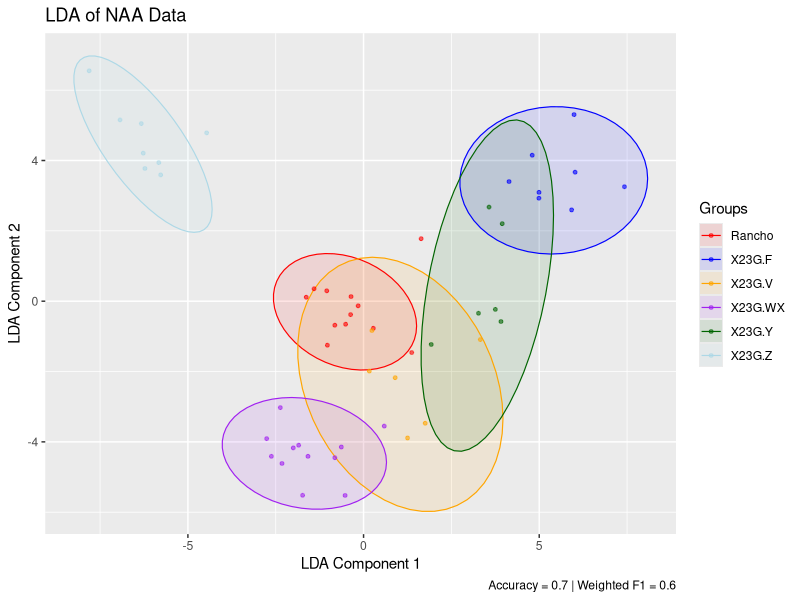
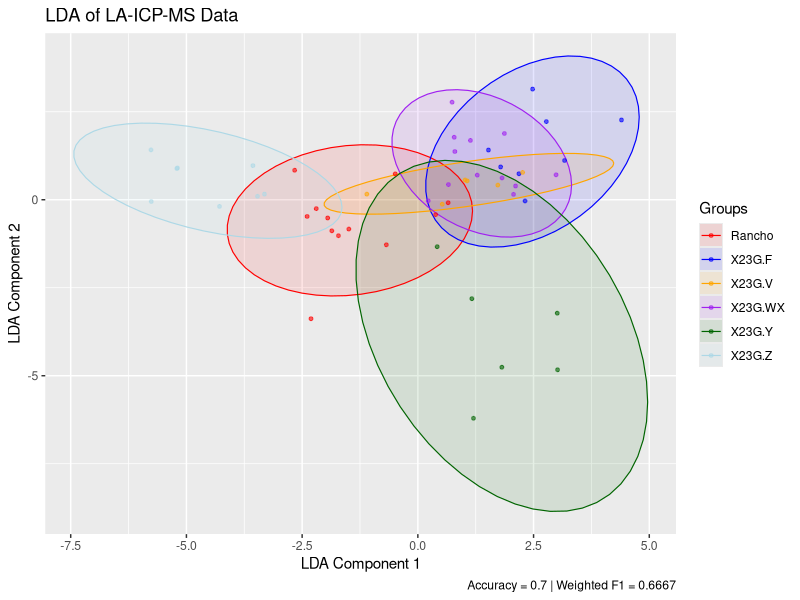

Here is the R script that generated these plots, in order:
#Load in necessary packages 
library(readxl)
library(dplyr)
library(MASS)
library(caret)
library(ggplot2)
library(writexl)

#----------------------------------------------------------
# Load Data
#----------------------------------------------------------
naa <- read.csv("Technique Comparison/INAA_comparison_dataset.csv")
laicpms <- read.csv("Technique Comparison/LAICPMS_comparison_dataset.csv")

#----------------------------------------------------------
# Remove coloring elements
#----------------------------------------------------------
naa <- naa[, !(names(naa) %in% c("SiO2", "CaCO3", "Ni", "Fe2O3", "Cr", "Mn"))]
laicpms <- laicpms[, !(names(laicpms) %in% c("SiO2", "CaCO3", "Ni", "Fe2O3", "Cr", "Mn"))]


#----------------------------------------------------------
# Function to run LDA
#----------------------------------------------------------
run_lda_model <- function(data, group_col = "Group", split_ratio = 0.8, plot_title = "LDA Results") {
  library(MASS)
  library(caret)
  library(ggplot2)
  library(dplyr)
  
  # --- Ensure reproducibility ---
  set.seed(123)
  
  # --- Check input ---
  if(!group_col %in% names(data)) stop("Group column not found in dataset.")
  
  # --- Data cleaning ---
  data <- data[, !(is.na(names(data)) | names(data) == "")]
  data <- data[, colSums(!is.na(data)) > 0]
  
  # Remove constant / near-zero variance variables
  predictors <- setdiff(names(data), group_col)
  nzv <- nearZeroVar(data[, predictors], saveMetrics = TRUE)
  const_vars <- rownames(nzv[nzv$nzv == TRUE, ])
  if (length(const_vars) > 0) {
    message("Removed ", length(const_vars), " near-zero variance variables.")
    data <- data[, !(names(data) %in% const_vars)]
  }
  
  # --- Ensure group column is a factor ---
  data[[group_col]] <- as.factor(make.names(data[[group_col]]))
  
  # --- Train/test split ---
  training.samples <- data[[group_col]] %>%
    createDataPartition(p = split_ratio, list = FALSE)
  
  train.data <- data[training.samples, ]
  test.data  <- data[-training.samples, ]
  
  # --- Normalize numeric predictors ---
  preproc.param <- train.data %>% preProcess(method = c("center", "scale"))
  train.transformed <- predict(preproc.param, train.data)
  test.transformed  <- predict(preproc.param, test.data)
  
  # --- Fit LDA model ---
  formula <- as.formula(paste(group_col, "~ ."))
  lda.model <- lda(formula, data = train.transformed)
  
  # --- Predict ---
  predictions <- predict(lda.model, test.transformed)
  predicted_classes <- factor(predictions$class, levels = levels(train.transformed[[group_col]]))
  true_classes <- factor(test.transformed[[group_col]], levels = levels(train.transformed[[group_col]]))
  
  # --- Handle mismatch in factor levels ---
  common_levels <- intersect(levels(true_classes), levels(predicted_classes))
  predicted_classes <- factor(predicted_classes, levels = common_levels)
  true_classes <- factor(true_classes, levels = common_levels)
  
  # --- Confusion matrix and metrics ---
  cm <- confusionMatrix(predicted_classes, true_classes)
  accuracy <- cm$overall["Accuracy"]
  
  # --- Weighted metrics (binary OR multiclass safe) ---
  by_class <- cm$byClass
  
  # If binary, make it a 1-row data frame
  if (is.null(dim(by_class))) {
    by_class <- t(as.data.frame(by_class))
  }
  
  # Compute weighted metrics
  class_counts <- table(true_classes)
  class_weights <- class_counts / sum(class_counts)
  precision_per_class <- by_class[, "Precision"]
  recall_per_class    <- by_class[, "Recall"]
  f1_per_class        <- by_class[, "F1"]
  
  weighted_precision <- sum(precision_per_class * class_weights, na.rm = TRUE)
  weighted_recall    <- sum(recall_per_class * class_weights, na.rm = TRUE)
  weighted_f1        <- sum(f1_per_class * class_weights, na.rm = TRUE)
  
  # --- Plot ---
  lda.data <- cbind(train.transformed, predict(lda.model)$x)
  
  p <- ggplot(lda.data, aes(LD1, LD2, color = .data[[group_col]], fill = .data[[group_col]])) +
    # Filled, semi-transparent ellipses
    stat_ellipse(geom = "polygon", alpha = 0.1, size = 0.5, color = NA) +
    # Outline of ellipses (same color as points)
    stat_ellipse(size = 0.4) +
    # Points
    geom_point(alpha = 0.6, size = 1) +
    labs(
      title = plot_title,
      x = "LDA Component 1",
      y = "LDA Component 2",
      color = "Groups",
      fill = "Groups",
      caption = paste0(
        "Accuracy = ", round(accuracy, 4),
        " | Weighted F1 = ", round(weighted_f1, 4)
      )
    ) +
    scale_color_manual(values = c(
      "red", "blue", "orange", "purple", "darkgreen", "lightblue"
    )) +
    scale_fill_manual(values = c(
      "red", "blue", "orange", "purple", "darkgreen", "lightblue"
    )) +
    theme_grey() +
    theme(
      legend.position = "right"
    )
  
  # --- Return ---
  list(
    model = lda.model,
    accuracy = as.numeric(accuracy),
    weighted_precision = as.numeric(weighted_precision),
    weighted_recall = as.numeric(weighted_recall),
    weighted_f1 = as.numeric(weighted_f1),
    confusion_matrix = cm,
    predictions = predictions,
    train_data = train.transformed,
    test_data = test.transformed,
    plot = p
  )
}


#----------------------------------------------------------
# Run NAA data
#----------------------------------------------------------
# Remove the ANID column from the dataset
naa$ANID <- NULL

results_naa <- run_lda_model(naa, group_col = "Group", split_ratio = 0.8, plot_title = "LDA of NAA Data")

# View results
results_naa$accuracy
results_naa$weighted_f1
results_naa$confusion_matrix

# View LDA plot
results_naa$plot

# View model details
results_naa$model

results_naa$confusion_matrix
results_naa$confusion_matrix$byClass
#shows results per group
round(results_naa$confusion_matrix$byClass[, c("Precision", "Recall", "F1")], 20)


#----------------------------------------------------------
# Run LAICPMS data
#----------------------------------------------------------
# Remove the ANID column from the dataset
laicpms$ANID <- NULL
results2 <- run_lda_model(laicpms, group_col = "Group", split_ratio = 0.8, plot_title = "LDA of LA-ICP-MS Data")

# View results
results2$accuracy
results2$weighted_f1
results2$confusion_matrix

# View LDA plot
results2$plot

# View model details
results2$model
